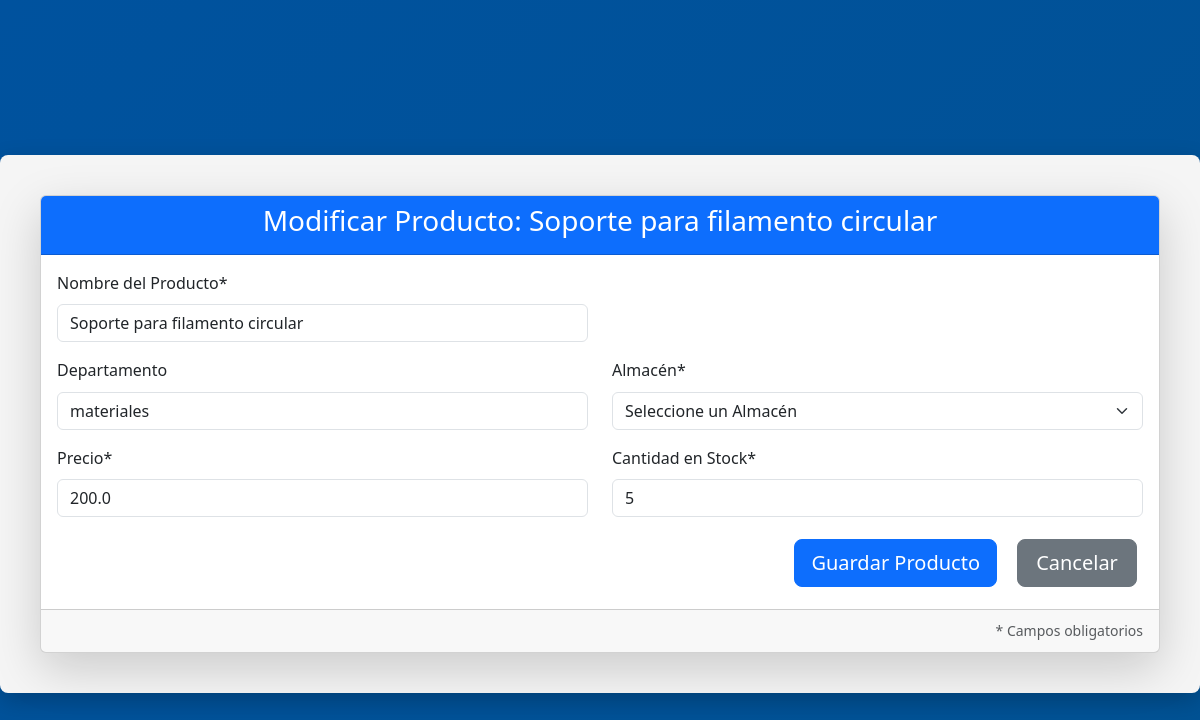
/productos/modificar/8 (signed in), run on the app's committed database.
### tables this page shows
CREATE TABLE "productos" (
	"id"	INTEGER NOT NULL,
	"nombre"	TEXT NOT NULL,
	"precio"	REAL NOT NULL,
	"cantidad"	INTEGER NOT NULL,
	"departamento"	TEXT NOT NULL, almacen INTEGER,
	PRIMARY KEY("id")
);

### app.py (the view, shortened to what this page needs)
@app.route('/productos/modificar/<int:id>', methods=['GET', 'POST'])
@login_requerido
@rol_requerido('PRODUCTOS')  # solo ADMIN o PRODUCTOS pueden modificar
def modificar_producto(id):
    conn = get_db_connection()
    producto = conn.execute('SELECT * FROM productos WHERE id = ?', (id,)).fetchone()
    almacenes_list = conn.execute('SELECT id, nombre FROM almacenes').fetchall()
    if producto is None:
        conn.close()
        flash('Producto no encontrado.', 'danger')
        return redirect(url_for('productos'))
    conn.close()
    return render_template('producto_form.html',
                           form_title=f'Modificar Producto: {producto["nombre"]}',
                           producto=producto,
                           almacenes=almacenes_list)

### app.py (called while the page is built)
def login_requerido(f):
    @wraps(f)
    def decorated_function(*args, **kwargs):
        if 'usuario' not in session:
            flash('Debe iniciar sesión para acceder a esta página', 'warning')
            return redirect(url_for('login'))
        return f(*args, **kwargs)
    return decorated_function

def rol_requerido(rol_permitido):
    def decorator(f):
        @wraps(f)
        def decorated_function(*args, **kwargs):
            if session.get('rol') != rol_permitido and session.get('rol') != 'ADMIN':
                flash('Acceso denegado. Solo el rol de ADMIN o el rol específico pueden realizar esta acción.',
                      'danger')
                return redirect(url_for('inicio'))
            return f(*args, **kwargs)
        return decorated_function
    return decorator

def get_db_connection():
    conn = sqlite3.connect('instance/InventarioBD.db')
    conn.row_factory = sqlite3.Row
    return conn

### templates/producto_form.html (shortened to what this page needs)
<!DOCTYPE html>
<html lang="es">
<head>
    <link href="https://cdn.jsdelivr.net/npm/bootstrap@5.3.3/dist/css/bootstrap.min.css" rel="stylesheet">
    <link rel="stylesheet" href="{{ url_for('static', filename='css/base.css') }}">
    <link rel="stylesheet" href="../static/css/pages/productos.css">
    <link rel="stylesheet" href="../static/css/components/headers.css">
    <link rel="stylesheet" href="../static/css/components/buttons.css">
</head>
<body>
<div class="container mt-5">
    <div class="card shadow-lg">
        <div class="card-header bg-primary text-white text-center">
            <h3>{{ form_title }}</h3>
        </div>
        <div class="card-body">
            <form method="POST" action="">
                <div class="row mb-3">
                    <div class="col-md-6">
                        <label for="nombre" class="form-label">Nombre del Producto*</label>
                        <input type="text" id="nombre" name="nombre" class="form-control"
                               value="{{ producto['nombre'] if producto else '' }}" required>
                    </div>
                </div>
                <div class="row mb-3">
                    <div class="col-md-6">
                        <label for="departamento" class="form-label">Departamento</label>
                        <input type="text" id="departamento" name="departamento" class="form-control"
                               value="{{ producto['departamento'] if producto else '' }}">
                    </div>
                    <div class="col-md-6">
                        <label for="almacen_id" class="form-label">Almacén*</label>
                        <select id="almacen_id" name="almacen_id" class="form-select" required>
                            <option value="">Seleccione un Almacén</option>
                        </select>
                    </div>
                </div>
                <div class="row mb-3">
                    <div class="col-md-6">
                        <label for="precio" class="form-label">Precio*</label>
                        <input type="number" step="0.01" id="precio" name="precio" class="form-control"
                               value="{{ producto['precio'] if producto else '' }}" required>
                    </div>
                    <div class="col-md-6">
                        <label for="cantidad" class="form-label">Cantidad en Stock*</label>
                        <input type="number" id="cantidad" name="cantidad" class="form-control"
                               value="{{ producto['cantidad'] if producto else '' }}" required>
                    </div>
                </div>
                <div class="d-grid gap-2 d-md-flex justify-content-md-end">
                    <button type="submit" class="btn btn-primary btn-lg">Guardar Producto</button>
                    <button type="button" class="btn btn-secondary btn-lg" onclick="window.location.href='{{ url_for('productos') }}'">Cancelar</button>
                </div>
            </form>
        </div>
        <div class="card-footer text-muted text-end">
            <small>* Campos obligatorios</small>
        </div>
    </div>
</div>
</body>
</html>

### static/css/base.css (style rules this page uses)
:root { --azul-unison: #00529e; --azul-oscuro-unison: #015294; --dorado-unison: #f8bb00; --dorado-oscuro-unison: #d99e30; --blanco: #ffffff; --texto-principal: #333333; }
body { background: linear-gradient(135deg, #00529e 0%, #015294 100%); min-height: 100vh; line-height: 1.6; color: var(--azul-oscuro-unison); display: flex; align-items: center; justify-content: center; margin: 0; font-family: 'Segoe UI', Tahoma, Geneva, Verdana, sans-serif; padding: 0; }
.container { background-color: #f5f5f5; border-radius: 8px; padding: 40px; width: 100%; max-width: 1300px; box-shadow: 0 8px 24px rgba(0, 0, 0, 0.2); }

### static/css/components/buttons.css (style rules this page uses)
button, .modify-button, .eliminar-button { padding: 12px 24px; font-size: 16px; min-width: 120px; margin: 6px; border-radius: 4px; cursor: pointer; background-color: var(--azul-oscuro-unison); color: var(--dorado-unison); text-decoration: none; transition: background-color 0.3s ease; font-family: 'Segoe UI', Tahoma, Geneva, Verdana, sans-serif; }

### data on the page
productos: nombre "Soporte para filamento circular", departamento "materiales", precio "200.0", cantidad "5"
